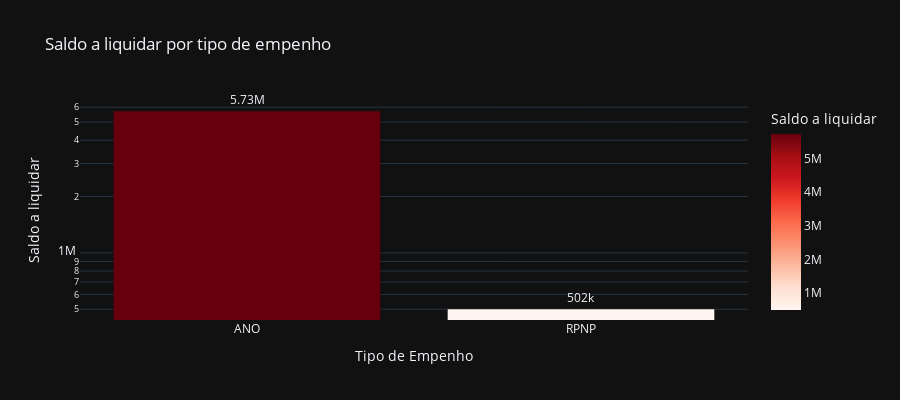

Notebook code for this chart:
### Code cell
# Saldo a liquidar por tipo de Empenho
cols = ['TIPO', 'A_LIQUIDAR']

df_aux = df.loc[:, cols].groupby('TIPO').sum().sort_values(by= 'A_LIQUIDAR', ascending=False).reset_index()
df_aux = df_aux[df_aux['A_LIQUIDAR'] > 0]
fig = px.bar(df_aux, 
             x='TIPO', 
             y='A_LIQUIDAR',
             title='Saldo a liquidar por tipo de empenho',
             labels={'TIPO':'Tipo de Empenho', 'A_LIQUIDAR':'Saldo a liquidar'},
             text_auto='.3s',
             height=400,
             log_y=True,
             color='A_LIQUIDAR',
             color_continuous_scale = 'reds',
             template='plotly_dark')
fig.update_traces(textposition = 'outside', cliponaxis = False, hovertemplate=None)
fig.update_layout(hovermode="x unified")

fig.show()

### Figure 1 — Plotly figure (JSON) as saved in the notebook; plotly's stock layout.template omitted (floating-point values rounded to 4 significant figures)
{"data": [{"alignmentgroup": "True", "cliponaxis": false, "legendgroup": "", "marker": {"color": [5727000.0, 501600.0], "coloraxis": "coloraxis", "pattern": {"shape": ""}}, "name": "", "offsetgroup": "", "orientation": "v", "showlegend": false, "textposition": "outside", "texttemplate": "%{y:.3s}", "type": "bar", "x": ["ANO", "RPNP"], "xaxis": "x", "y": [5727000.0, 501600.0], "yaxis": "y"}], "layout": {"barmode": "relative", "coloraxis": {"colorbar": {"title": {"text": "Saldo a liquidar"}}, "colorscale": [[0, "rgb(255,245,240)"], [0.125, "rgb(254,224,210)"], [0.25, "rgb(252,187,161)"], [0.375, "rgb(252,146,114)"], [0.5, "rgb(251,106,74)"], [0.625, "rgb(239,59,44)"], [0.75, "rgb(203,24,29)"], [0.875, "rgb(165,15,21)"], [1, "rgb(103,0,13)"]]}, "height": 400, "hovermode": "x unified", "legend": {"tracegroupgap": 0}, "title": {"text": "Saldo a liquidar por tipo de empenho"}, "xaxis": {"anchor": "y", "domain": [0, 1], "title": {"text": "Tipo de Empenho"}}, "yaxis": {"anchor": "x", "domain": [0, 1], "title": {"text": "Saldo a liquidar"}, "type": "log"}}}
